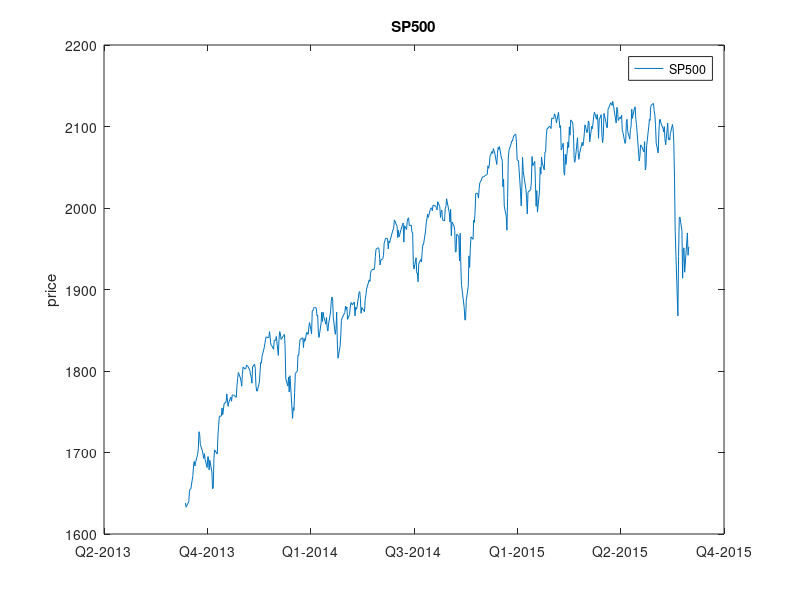
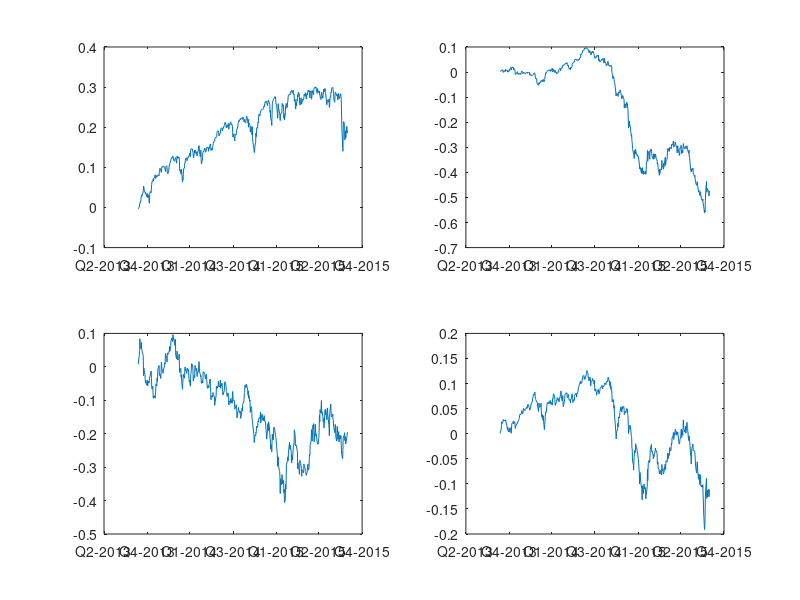
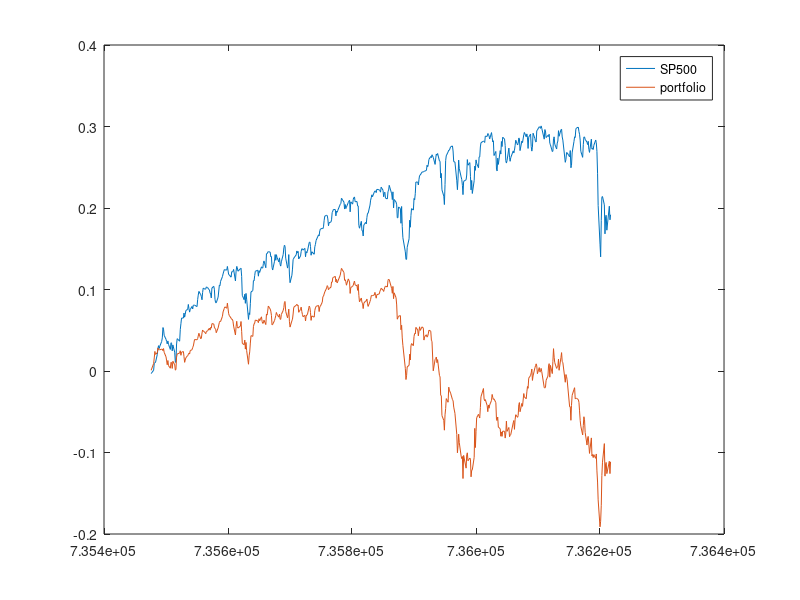

These charts were generated, in order, by the following MATLAB code: (Note: this script raises an error after producing the figures.)
% demo_port_calcs
%
% FINM Intro - Matlab
% Sep 14, 2015
% demonstration of basic statistical analysis and plotting


clear all
close all
clc




%% Load Data

load dataPort
labels = {'SP500'; 'Oil';'Bonds'};

threshGap = .0005;
qtdVal = .05;




%%

[Nt,Nk] = size(prices);


sp500 = prices(:,1);
oil = prices(:,2);
bonds = prices(:,3);


pNow = prices(end,:);

rets =  (prices(2:end,:) ./ prices(1:end-1,:)) -1;
retsLog = log(prices(2:end,:)./prices(1:end-1,:));


% for cum returns, must create matrix with every row the first date's price
% careful that only need Nt-1 rows, not Nt rows - so use size function
p0 = repmat(prices(1,:),size(rets,1),1);
retsCum = (prices(2:end,:) ./ p0) - 1;
retsCumLog = log(prices(2:end,:) ./ p0);


% fill out returns to keep number of time-series at Nt and match dates
rets = [nan(1,Nk); rets];
retsLog = [nan(1,Nk); retsLog];
retsCum = [nan(1,Nk); retsCum];
retsCumLog = [nan(1,Nk); retsCumLog];





%%

%%% difference in log and levels
gap = abs(rets - retsLog);
indGap = gap(:,1) > threshGap;
countGap = sum(indGap);
numGap = find(indGap);

gapCum = abs(retsCum(end,:) - retsCumLog(end,:));
% haven't yet shown them max function, so they can just inspect for max
[~,imax] = max(gapCum);


%%% portfolio
wts = [.5;.3; .2];
retsPort = rets * wts;
% CAREFUL: divide by number of returns.  May be Nt-1 or Nt if we padded nan
% so use size() function 
% divide by Nt if padded with NaN
sum(retsPort> 0)/Nt;

% look at use of cumprod
% if padded with nan, then need to start at first row without nan
retsCumPort = [nan; cumprod(1+retsPort(2:end))-1];





%%

% CAREFUL: if rets matrix is smaller than price, need to use rets dates
% if padded with NaN, no need
% datesR = dates(2:end);

figure
plot(dates,prices(:,1))
title(labels{1})
ylabel('price')
legend(labels{1})
datetick('x')

figure
subplot(2,2,1)
plot(dates,retsCum(:,1))
datetick('x')

subplot(2,2,2)
plot(dates,retsCum(:,2))
datetick('x')

subplot(2,2,3)
plot(dates,retsCum(:,3))
datetick('x')

subplot(2,2,4)
plot(dates,retsCumPort)
datetick('x')

figure
plot(dates,[retsCum(:,1),retsCumPort])
legend({labels{1};'portfolio'})




%% Summary stats


% if padded rets with NaN, these don't work!
%{
mu =  mean(rets);
vol = std(rets);
medRets = median(rets);
Sigma = cov(rets);
Rho = corr(rets);
%}

mu = nanmean(rets);
vol = nanstd(rets);
medRets = nanmedian(rets);
Sigma = nancov(rets);
Rho = corr(rets,'rows','pairwise');


% nans are ignored by min, max, quantile. 
maxRets = max(rets);
minRets = min(rets);
qtdRets = quantile(rets,qtdVal);


% disp results
disp('===========================================')
disp('Results')
fprintf('The average return on %s was %2.2f\n',labels{1},100*mu(1));
disp('The 5th quantile is:')
disp(qtdRets)
















